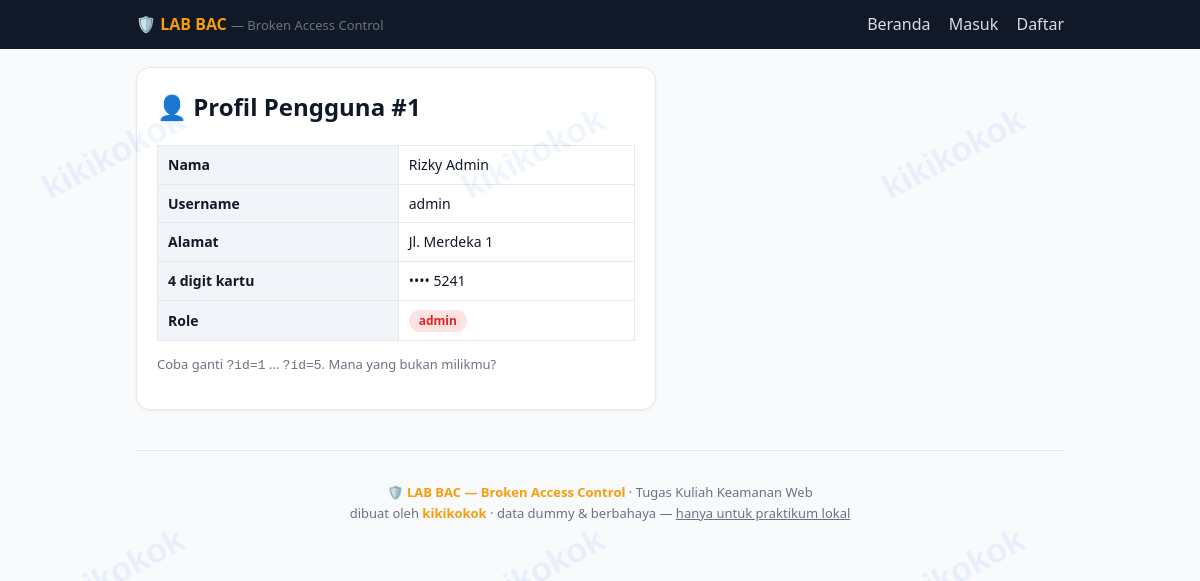
The page /profil.php?id=1 on the database its author committed.
### tables this page shows
CREATE TABLE users (
  id INT AUTO_INCREMENT PRIMARY KEY,
  username VARCHAR(50) NOT NULL UNIQUE,
  password VARCHAR(255) NOT NULL,
  nama VARCHAR(100) NOT NULL,
  role ENUM('admin','kasir','pelanggan') NOT NULL DEFAULT 'pelanggan',
  alamat VARCHAR(200),
  kartu VARCHAR(20) COMMENT 'Rahasia: 4 digit terakhir kartu'
);

### includes/koneksi.php (called while the page is built, shortened)
<?php
function e(mixed $v): string
{
    return htmlspecialchars((string)$v, ENT_QUOTES, 'UTF-8');
}

### profil.php (the view)
<?php
require_once __DIR__ . '/includes/header.php';
$id = (int)($_GET['id'] ?? 0);
$st = $pdo->prepare('SELECT * FROM users WHERE id = ?');
$st->execute([$id]);
$orang = $st->fetch();
?>
<div class="card" style="max-width:520px">
  <?php if (!$orang): ?>
    <h2>Profil tidak ditemukan</h2>
  <?php else: ?>
  <h2>👤 Profil Pengguna #<?= (int)$orang['id'] ?></h2>
  <table class="tbl">
    <tr><th>Nama</th><td><?= e($orang['nama']) ?></td></tr>
    <tr><th>Username</th><td><?= e($orang['username']) ?></td></tr>
    <tr><th>Alamat</th><td><?= e($orang['alamat']) ?></td></tr>
    <tr><th>4 digit kartu</th><td>•••• <?= e($orang['kartu']) ?></td></tr>
    <tr><th>Role</th><td><span class="badge <?= e($orang['role']) ?>"><?= e($orang['role']) ?></span></td></tr>
  </table>
  <p class="muted">Coba ganti <code>?id=1</code> … <code>?id=5</code>. Mana yang bukan milikmu?</p>
  <?php endif; ?>
</div>
<?php require __DIR__ . '/includes/footer.php'; ?>

### assets/style.css (style rules this page uses)
:root { --hitam: #111827; --abu: #6b7280; --garis: #e5e7eb; --biru: #2563eb; --merah: #dc2626; --hijau: #16a34a; --kuning: #f59e0b; }
* { box-sizing: border-box; }
body { margin: 0; font-family: "Plus Jakarta Sans", "Segoe UI", system-ui, sans-serif; background: #f8fafc; color: var(--hitam); line-height: 1.55; }
body::before { content: ""; position: fixed; inset: 0; z-index: 9999; pointer-events: none; opacity: 0.07; }
.card { background: #fff; border: 1px solid var(--garis); border-radius: 14px; padding: 20px; margin: 18px 0; box-shadow: 0 1px 3px rgba(0,0,0,.05); }
.card h2 { margin-top: 0; }
table.tbl { width: 100%; border-collapse: collapse; }
.tbl th, .tbl td { border: 1px solid var(--garis); padding: 8px 10px; text-align: left; font-size: 14px; }
.tbl th { background: #f1f5f9; }
.badge { display: inline-block; padding: 2px 10px; border-radius: 999px; font-size: 12px; font-weight: 700; }
.badge.admin { background: #fee2e2; color: var(--merah); }
.muted { color: var(--abu); font-size: 13px; }

### rows shown on the page
users: id "1", nama "Rizky Admin", username "admin", alamat "Jl. Merdeka 1", kartu "5241", role "admin"
